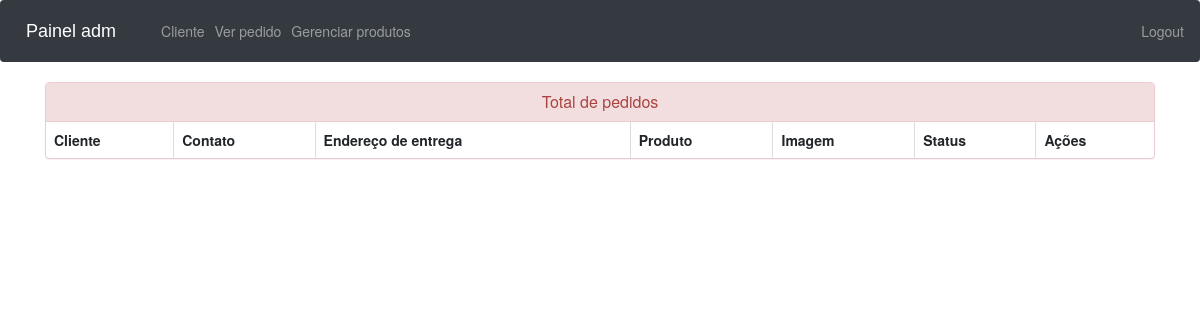
Page /admin-view-booking (signed in) on the earlier database version.
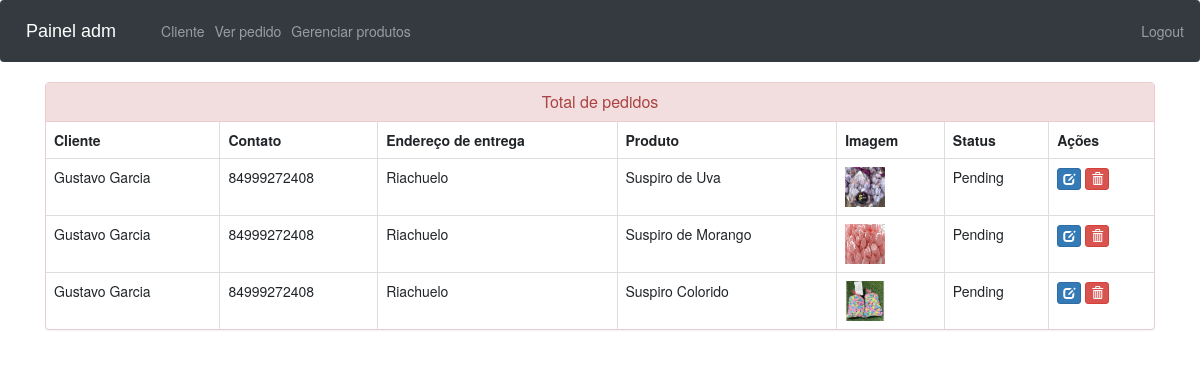
Same page on the later database version.
### ecom/models.py (models this page shows, shortened)
class Customer(models.Model):
    user=models.OneToOneField(User,on_delete=models.CASCADE)
    profile_pic= models.ImageField(upload_to='profile_pic/CustomerProfilePic/',null=True,blank=True)
    address = models.CharField(max_length=40)
    mobile = models.CharField(max_length=20,null=False)
    @property
    def get_name(self):
        return self.user.first_name+" "+self.user.last_name

class Orders(models.Model):
    STATUS =(
        ('Pending','Pending'),
        ('Order Confirmed','Order Confirmed'),
        ('Out for Delivery','Out for Delivery'),
        ('Delivered','Delivered'),
    )
    customer=models.ForeignKey('Customer', on_delete=models.CASCADE,null=True)
    product=models.ForeignKey('Product',on_delete=models.CASCADE,null=True)
    email = models.CharField(max_length=50,null=True)
    address = models.CharField(max_length=500,null=True)
    mobile = models.CharField(max_length=20,null=True)
    order_date= models.DateField(auto_now_add=True,null=True)
    status=models.CharField(max_length=50,null=True,choices=STATUS)

class Product(models.Model):
    name=models.CharField(max_length=40)
    product_image= models.ImageField(upload_to='product_image/',null=True,blank=True)
    price = models.PositiveIntegerField()
    description=models.CharField(max_length=40)

### ecom/views.py (the view)
# urls.py: path('admin-view-booking', views.admin_view_booking_view,name='admin-view-booking'),
@login_required(login_url='adminlogin')
def admin_view_booking_view(request):
    orders=models.Orders.objects.all()
    ordered_products=[]
    ordered_bys=[]
    for order in orders:
        ordered_product=models.Product.objects.all().filter(id=order.product.id)
        ordered_by=models.Customer.objects.all().filter(id = order.customer.id)
        ordered_products.append(ordered_product)
        ordered_bys.append(ordered_by)
    return render(request,'ecom/admin_view_booking.html',{'data':zip(ordered_products,ordered_bys,orders)})

### templates/ecom/admin_view_booking.html (shortened to what this page needs)
{% extends 'ecom/admin_base.html' %}
{% load static %}
{% block content %}
<head>
  <link href="//netdna.bootstrapcdn.com/bootstrap/3.0.0/css/bootstrap.min.css" rel="stylesheet" id="bootstrap-css">
</head>
<div class="container">
  <div class="panel panel-danger">
    <div class="panel-heading">
      <h6 class="panel-title">Total de pedidos</h6>
    </div>
    <table class="table table-hover table-bordered" id="dev-table">
      <thead>
        <tr>
          <th>Cliente</th>
          <th>Contato</th>
          <th>Endereço de entrega</th>
          <th>Produto</th>
          <th>Imagem</th>
          <th>Status</th>
          <th>Ações</th>
        </tr>
      </thead>
      {% for product,customer,order in data %}
      <tr>
        {% for c in customer %}
        <td> {{c.get_name}}</td>
        <td>{{c.mobile}}</td>
        <td>{{order.address}}</td>
        {% endfor %}
        {% for p in product %}
        <td> {{p.name}}</td>
        <td> <img src="{% static p.product_image.url %}" alt="Profile Pic" height="40px" width="40px" /></td>
        <td>{{order.status}}</td>
        <td><a class="btn btn-primary btn-xs" href="{% url 'update-order' order.id  %}"><span class="glyphicon glyphicon-edit"></span></a>
        <a class="btn btn-danger btn-xs" href="{% url 'delete-order' order.id  %}"><span class="glyphicon glyphicon-trash"></span></a></td>
        {% endfor %}
      </tr>
      {% endfor %}
    </table>
  </div>
</div>
{% endblock content %}

Differences in the rows shown:
added Orders: address "Riachuelo", status "Pending"
now on this page (row unchanged): Customer: get_name "Gustavo Garcia", mobile "84999272408"
now on this page (row unchanged): Product: name "Suspiro de Uva", product_image (picture)
added Orders: address "Riachuelo", status "Pending"
now on this page (row unchanged): Product: name "Suspiro de Morango", product_image (picture)
added Orders: address "Riachuelo", status "Pending"
now on this page (row unchanged): Product: name "Suspiro Colorido", product_image (picture)
